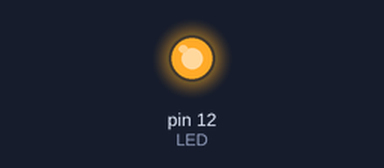
Bench run of a sketch on a simulated Arduino Uno, built with avr-gcc and run on an emulated ATmega328P. On the bench: output pins drawn as LEDs (lit = HIGH).

Above: at 0.1 s.
Timing chart, 0 to 1.6 s (numbered marks = the images above):
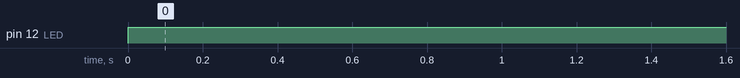

Measured:
- by itself, pin 12 (LED): LOW → HIGH at 0.00 s

The sketch:

LED_ONOFF.ino
```cpp
#define LED 12
// 스위치 연결 테스트용 코드

void setup() {
  pinMode(LED, OUTPUT);
}

void loop() {
  digitalWrite(LED, HIGH); // 계속 전원을 준다.
  delay(1000);
}
```
